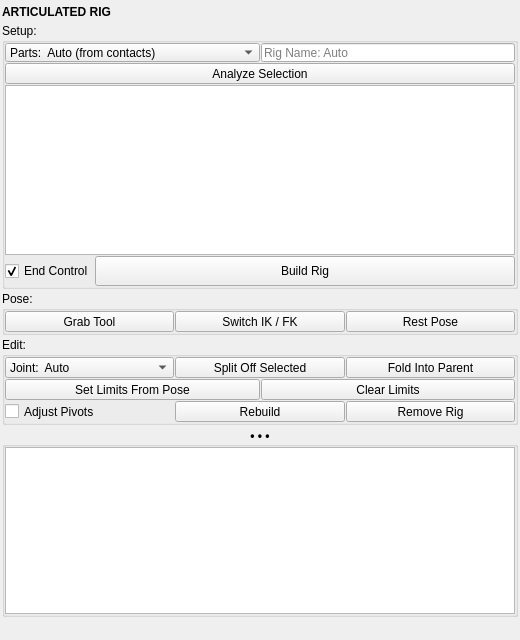
<?xml version="1.0" encoding="UTF-8"?>
<ui version="4.0">
 <class>QtUi</class>
 <widget class="QMainWindow" name="QtUi">
  <property name="geometry">
   <rect>
    <x>0</x>
    <y>0</y>
    <width>520</width>
    <height>640</height>
   </rect>
  </property>
  <property name="windowTitle">
   <string>Articulated Rig</string>
  </property>
  <property name="accessibleDescription">
   <string>Rig rigid-part props on hinge, swivel, ball and slide joints, like a desk lamp.</string>
  </property>
  <widget class="QWidget" name="central_widget">
   <layout class="QVBoxLayout" name="verticalLayout_main">
    <property name="spacing">
     <number>2</number>
    </property>
    <property name="leftMargin">
     <number>2</number>
    </property>
    <property name="topMargin">
     <number>2</number>
    </property>
    <property name="rightMargin">
     <number>2</number>
    </property>
    <property name="bottomMargin">
     <number>2</number>
    </property>
    <item>
     <widget class="Header" name="header">
      <property name="minimumSize">
       <size>
        <width>0</width>
        <height>19</height>
       </size>
      </property>
      <property name="font">
       <font>
        <weight>75</weight>
        <bold>true</bold>
       </font>
      </property>
      <property name="text">
       <string>ARTICULATED RIG</string>
      </property>
     </widget>
    </item>
    <item>
     <widget class="QGroupBox" name="grp_setup">
      <property name="title">
       <string>Setup:</string>
      </property>
      <layout class="QVBoxLayout" name="verticalLayout_setup">
       <property name="spacing">
        <number>1</number>
       </property>
       <property name="leftMargin">
        <number>0</number>
       </property>
       <property name="topMargin">
        <number>0</number>
       </property>
       <property name="rightMargin">
        <number>0</number>
       </property>
       <property name="bottomMargin">
        <number>0</number>
       </property>
       <item>
        <layout class="QHBoxLayout" name="horizontalLayout_source">
         <property name="spacing">
          <number>1</number>
         </property>
         <item>
          <widget class="ComboBox" name="cmb_source">
           <property name="sizePolicy">
            <sizepolicy hsizetype="Expanding" vsizetype="Fixed">
             <horstretch>1</horstretch>
             <verstretch>0</verstretch>
            </sizepolicy>
           </property>
           <property name="minimumSize">
            <size>
             <width>160</width>
             <height>19</height>
            </size>
           </property>
           <property name="maximumSize">
            <size>
             <width>16777215</width>
             <height>19</height>
            </size>
           </property>
           <item>
            <property name="text">
             <string>Parts:  Auto (from contacts)</string>
            </property>
           </item>
           <item>
            <property name="text">
             <string>Parts:  Selection Order</string>
            </property>
           </item>
          </widget>
         </item>
         <item>
          <widget class="QLineEdit" name="txt_name">
           <property name="sizePolicy">
            <sizepolicy hsizetype="Expanding" vsizetype="Fixed">
             <horstretch>1</horstretch>
             <verstretch>0</verstretch>
            </sizepolicy>
           </property>
           <property name="minimumSize">
            <size>
             <width>0</width>
             <height>19</height>
            </size>
           </property>
           <property name="placeholderText">
            <string>Rig Name: Auto</string>
           </property>
          </widget>
         </item>
        </layout>
       </item>
       <item>
        <widget class="QPushButton" name="btn_analyze">
         <property name="minimumSize">
          <size>
           <width>0</width>
           <height>21</height>
          </size>
         </property>
         <property name="text">
          <string>Analyze Selection</string>
         </property>
        </widget>
       </item>
       <item>
        <widget class="TableWidget" name="tbl_joints">
         <property name="minimumSize">
          <size>
           <width>0</width>
           <height>150</height>
          </size>
         </property>
        </widget>
       </item>
       <item>
        <layout class="QHBoxLayout" name="horizontalLayout_build">
         <property name="spacing">
          <number>1</number>
         </property>
         <item>
          <widget class="QCheckBox" name="chk_end_control">
           <property name="minimumSize">
            <size>
             <width>0</width>
             <height>30</height>
            </size>
           </property>
           <property name="text">
            <string>End Control</string>
           </property>
           <property name="checked">
            <bool>true</bool>
           </property>
          </widget>
         </item>
         <item>
          <widget class="QPushButton" name="btn_build">
           <property name="sizePolicy">
            <sizepolicy hsizetype="Expanding" vsizetype="Fixed">
             <horstretch>1</horstretch>
             <verstretch>0</verstretch>
            </sizepolicy>
           </property>
           <property name="minimumSize">
            <size>
             <width>0</width>
             <height>30</height>
            </size>
           </property>
           <property name="text">
            <string>Build Rig</string>
           </property>
          </widget>
         </item>
        </layout>
       </item>
      </layout>
     </widget>
    </item>
    <item>
     <widget class="QGroupBox" name="grp_pose">
      <property name="title">
       <string>Pose:</string>
      </property>
      <layout class="QHBoxLayout" name="horizontalLayout_pose">
       <property name="spacing">
        <number>1</number>
       </property>
       <property name="leftMargin">
        <number>0</number>
       </property>
       <property name="topMargin">
        <number>0</number>
       </property>
       <property name="rightMargin">
        <number>0</number>
       </property>
       <property name="bottomMargin">
        <number>0</number>
       </property>
       <item>
        <widget class="QPushButton" name="btn_grab">
         <property name="minimumSize">
          <size>
           <width>0</width>
           <height>21</height>
          </size>
         </property>
         <property name="text">
          <string>Grab Tool</string>
         </property>
        </widget>
       </item>
       <item>
        <widget class="PushButton" name="btn_ik_fk">
         <property name="minimumSize">
          <size>
           <width>0</width>
           <height>21</height>
          </size>
         </property>
         <property name="text">
          <string>Switch IK / FK</string>
         </property>
        </widget>
       </item>
       <item>
        <widget class="QPushButton" name="btn_rest">
         <property name="minimumSize">
          <size>
           <width>0</width>
           <height>21</height>
          </size>
         </property>
         <property name="text">
          <string>Rest Pose</string>
         </property>
        </widget>
       </item>
      </layout>
     </widget>
    </item>
    <item>
     <widget class="QGroupBox" name="grp_edit">
      <property name="title">
       <string>Edit:</string>
      </property>
      <layout class="QVBoxLayout" name="verticalLayout_edit">
       <property name="spacing">
        <number>1</number>
       </property>
       <property name="leftMargin">
        <number>0</number>
       </property>
       <property name="topMargin">
        <number>0</number>
       </property>
       <property name="rightMargin">
        <number>0</number>
       </property>
       <property name="bottomMargin">
        <number>0</number>
       </property>
       <item>
        <layout class="QHBoxLayout" name="horizontalLayout_insert">
         <property name="spacing">
          <number>1</number>
         </property>
         <item>
          <widget class="ComboBox" name="cmb_insert_type">
           <property name="minimumSize">
            <size>
             <width>0</width>
             <height>19</height>
            </size>
           </property>
           <item>
            <property name="text">
             <string>Joint:  Auto</string>
            </property>
           </item>
           <item>
            <property name="text">
             <string>Joint:  Slide</string>
            </property>
           </item>
           <item>
            <property name="text">
             <string>Joint:  Hinge</string>
            </property>
           </item>
           <item>
            <property name="text">
             <string>Joint:  Swivel</string>
            </property>
           </item>
           <item>
            <property name="text">
             <string>Joint:  Universal</string>
            </property>
           </item>
           <item>
            <property name="text">
             <string>Joint:  Ball</string>
            </property>
           </item>
          </widget>
         </item>
         <item>
          <widget class="QPushButton" name="btn_insert">
           <property name="minimumSize">
            <size>
             <width>0</width>
             <height>21</height>
            </size>
           </property>
           <property name="text">
            <string>Split Off Selected</string>
           </property>
          </widget>
         </item>
         <item>
          <widget class="QPushButton" name="btn_fold">
           <property name="minimumSize">
            <size>
             <width>0</width>
             <height>21</height>
            </size>
           </property>
           <property name="text">
            <string>Fold Into Parent</string>
           </property>
          </widget>
         </item>
        </layout>
       </item>
       <item>
        <layout class="QHBoxLayout" name="horizontalLayout_limits">
         <property name="spacing">
          <number>1</number>
         </property>
         <item>
          <widget class="QPushButton" name="btn_limits_from_pose">
           <property name="minimumSize">
            <size>
             <width>0</width>
             <height>21</height>
            </size>
           </property>
           <property name="text">
            <string>Set Limits From Pose</string>
           </property>
          </widget>
         </item>
         <item>
          <widget class="QPushButton" name="btn_clear_limits">
           <property name="minimumSize">
            <size>
             <width>0</width>
             <height>21</height>
            </size>
           </property>
           <property name="text">
            <string>Clear Limits</string>
           </property>
          </widget>
         </item>
        </layout>
       </item>
       <item>
        <layout class="QHBoxLayout" name="horizontalLayout_lifecycle">
         <property name="spacing">
          <number>1</number>
         </property>
         <item>
          <widget class="QCheckBox" name="chk_adjust">
           <property name="minimumSize">
            <size>
             <width>0</width>
             <height>21</height>
            </size>
           </property>
           <property name="text">
            <string>Adjust Pivots</string>
           </property>
          </widget>
         </item>
         <item>
          <widget class="QPushButton" name="btn_rebuild">
           <property name="minimumSize">
            <size>
             <width>0</width>
             <height>21</height>
            </size>
           </property>
           <property name="text">
            <string>Rebuild</string>
           </property>
          </widget>
         </item>
         <item>
          <widget class="QPushButton" name="btn_remove">
           <property name="minimumSize">
            <size>
             <width>0</width>
             <height>21</height>
            </size>
           </property>
           <property name="text">
            <string>Remove Rig</string>
           </property>
          </widget>
         </item>
        </layout>
       </item>
      </layout>
     </widget>
    </item>
    <item>
     <widget class="CollapsableGroup" name="output_grp">
      <property name="font">
       <font>
        <weight>75</weight>
        <bold>true</bold>
       </font>
      </property>
      <property name="title">
       <string>• • •</string>
      </property>
      <property name="alignment">
       <set>Qt::AlignCenter</set>
      </property>
      <layout class="QVBoxLayout" name="verticalLayout_output">
       <property name="spacing">
        <number>1</number>
       </property>
       <property name="leftMargin">
        <number>0</number>
       </property>
       <property name="topMargin">
        <number>0</number>
       </property>
       <property name="rightMargin">
        <number>0</number>
       </property>
       <property name="bottomMargin">
        <number>0</number>
       </property>
       <item>
        <widget class="QTextBrowser" name="txt003">
         <property name="verticalScrollBarPolicy">
          <enum>Qt::ScrollBarAlwaysOff</enum>
         </property>
         <property name="sizeAdjustPolicy">
          <enum>QAbstractScrollArea::AdjustIgnored</enum>
         </property>
         <property name="openLinks">
          <bool>false</bool>
         </property>
         <property name="openExternalLinks">
          <bool>false</bool>
         </property>
        </widget>
       </item>
      </layout>
     </widget>
    </item>
    <item>
     <widget class="Footer" name="footer" native="true">
      <property name="minimumSize">
       <size>
        <width>0</width>
        <height>19</height>
       </size>
      </property>
      <property name="maximumSize">
       <size>
        <width>16777215</width>
        <height>19</height>
       </size>
      </property>
     </widget>
    </item>
   </layout>
  </widget>
 </widget>
 <customwidgets>
  <customwidget>
   <class>ComboBox</class>
   <extends>QComboBox</extends>
   <header>uitk.widgets.comboBox.ComboBox.h</header>
  </customwidget>
  <customwidget>
   <class>Footer</class>
   <extends>QWidget</extends>
   <header>uitk.widgets.footer</header>
  </customwidget>
  <customwidget>
   <class>Header</class>
   <extends>QLabel</extends>
   <header>uitk.widgets.header.Header.h</header>
  </customwidget>
  <customwidget>
   <class>CollapsableGroup</class>
   <extends>QGroupBox</extends>
   <header>uitk.widgets.collapsableGroup.CollapsableGroup.h</header>
   <container>1</container>
  </customwidget>
  <customwidget>
   <class>TableWidget</class>
   <extends>QTableWidget</extends>
   <header>uitk.widgets.tableWidget</header>
  </customwidget>
  <customwidget>
   <class>PushButton</class>
   <extends>QPushButton</extends>
   <header>uitk.widgets.pushButton</header>
  </customwidget>
 </customwidgets>
 <resources/>
 <connections/>
</ui>
